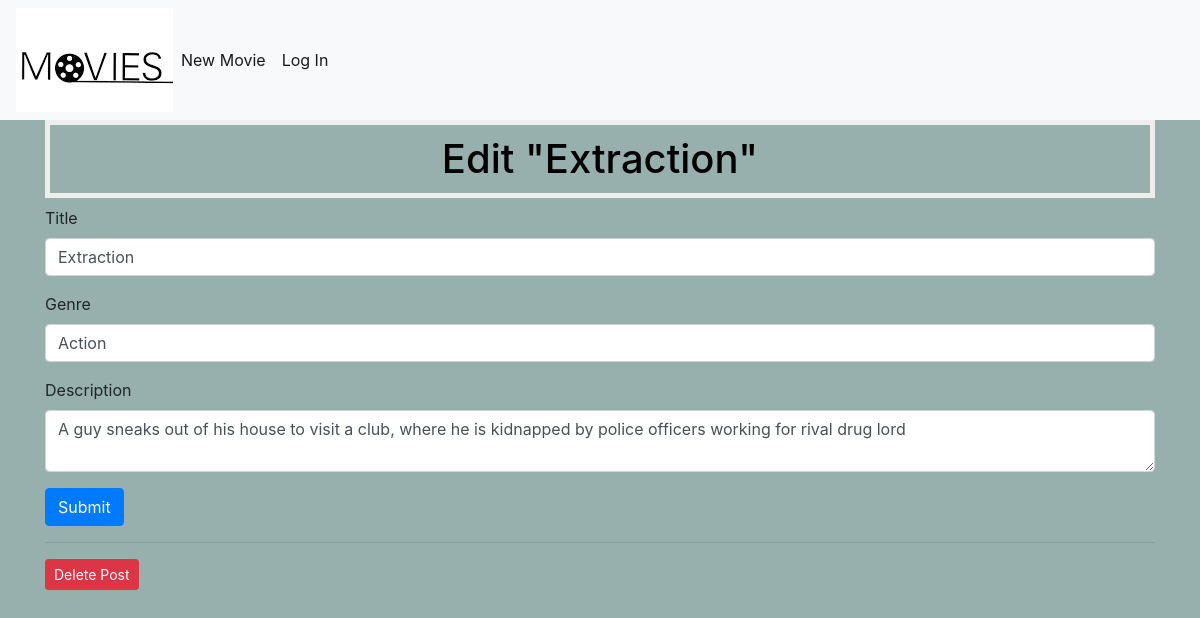
/2/edit, run on the app's committed database.
### model.py (models this page shows, shortened)
class Movies(db.Model):
    __tablename__ = "movies"
    moviesId = db.Column(db.Integer, primary_key=True)
    title = db.Column(db.Text, nullable=False)
    genre = db.Column(db.Text, nullable=False)
    description = db.Column(db.Text, nullable=False)

### app.py (the view, shortened to what this page needs)
@app.route('/<int:movie_id>/edit', methods=('GET', 'POST'))
def edit(movie_id):
    movie = controller.get_movie(movie_id)
    return render_template('edit.html', movie=movie)

### controller.py (called while the page is built)
def get_movie(movie_id):
    return Movies.query.filter_by(moviesId=movie_id).first()

### templates/edit.html (shortened to what this page needs)
{% extends 'base.html' %}
{% block content %}
<h1>{% block title %} Edit "{{ movie['title'] }}" {% endblock %}</h1>
<form method="post">
<div class="form-group">
<label for="title">Title</label>
<input type="text" name="title" placeholder="Edit title"
class="form-control"
value="{{ request.form['title'] or movie['title'] }}">
</div>
    <div class="form-group">
<label for="genre">Genre</label>
<input type="text" name="title" placeholder="Edit genre"
class="form-control"
value="{{ request.form['genre'] or movie['genre'] }}">
</div>
<div class="form-group">
<label for="description">Description</label>
<textarea name="content" placeholder="Edit description"
class="form-control">{{ request.form['description'] or
movie['description'] }}</textarea>
</div>
<div class="form-group">
<button type="submit" class="btn btn-primary">Submit</button>
</div>
</form>
<hr>
<form action="{{ url_for('delete', movie_id=movie['moviesId']) }}" method="POST">
<input type="submit" value="Delete Post"
class="btn btn-danger btn-sm"
onclick="return confirm('Are you sure you want to delete this
post?')">
</form>
{% endblock %}

### static/css/style.css (style rules this page uses)
h1 { border: 5px #eee solid; color: black; text-align: center; padding: 10px; }
body { background-color: #97b0ad; }

### data on the page
Movies: title "Extraction", title "Action", content "A guy sneaks out of his house to visit a club, where he is kidnapped by police officers working for rival drug lord"
